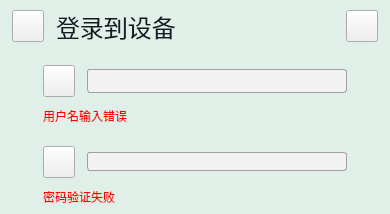
<?xml version="1.0" encoding="UTF-8"?>
<ui version="4.0">
 <class>Login</class>
 <widget class="QWidget" name="Login">
  <property name="geometry">
   <rect>
    <x>0</x>
    <y>0</y>
    <width>390</width>
    <height>214</height>
   </rect>
  </property>
  <property name="windowTitle">
   <string>Form</string>
  </property>
  <property name="styleSheet">
   <string notr="true">QWidget#Login{
background:#e0f0e9;
}

QLineEdit {
	border: 1px solid #A0A0A0; /* 边框宽度为1px，颜色为#A0A0A0 */
	border-radius: 3px; /* 边框圆角 */
	padding-left: 5px; /* 文本距离左边界有5px */
	background-color: #F2F2F2; /* 背景颜色 */
	color: #A0A0A0; /* 文本颜色 */
	selection-background-color: #A0A0A0; /* 选中文本的背景颜色 */
	selection-color: #F2F2F2; /* 选中文本的颜色 */
	font-family: &quot;Microsoft YaHei&quot;; /* 文本字体族 */
	font-size: 10pt; /* 文本字体大小 */
}

QLineEdit:hover { /* 鼠标悬浮在QLineEdit时的状态 */
	border: 1px solid #298DFF;
	border-radius: 3px;
	background-color: #F2F2F2;
	color: #298DFF;
	selection-background-color: #298DFF;
	selection-color: #F2F2F2;
}
</string>
  </property>
  <layout class="QVBoxLayout" name="verticalLayout_5" stretch="0,1">
   <property name="spacing">
    <number>12</number>
   </property>
   <property name="leftMargin">
    <number>0</number>
   </property>
   <property name="topMargin">
    <number>0</number>
   </property>
   <property name="rightMargin">
    <number>0</number>
   </property>
   <property name="bottomMargin">
    <number>0</number>
   </property>
   <item>
    <widget class="QWidget" name="title" native="true">
     <layout class="QHBoxLayout" name="horizontalLayout">
      <property name="spacing">
       <number>12</number>
      </property>
      <property name="leftMargin">
       <number>12</number>
      </property>
      <property name="rightMargin">
       <number>12</number>
      </property>
      <item>
       <widget class="QPushButton" name="pushButton">
        <property name="minimumSize">
         <size>
          <width>32</width>
          <height>32</height>
         </size>
        </property>
        <property name="maximumSize">
         <size>
          <width>32</width>
          <height>32</height>
         </size>
        </property>
        <property name="styleSheet">
         <string notr="true">border-image: url(:/res/res/login.png);</string>
        </property>
        <property name="text">
         <string/>
        </property>
       </widget>
      </item>
      <item>
       <widget class="QLabel" name="label">
        <property name="styleSheet">
         <string notr="true">font-family: &quot;Brush Script&quot;;
  font-weight: normal;
  font-size: 24px;
  color: #161823;
  text-align: center;</string>
        </property>
        <property name="text">
         <string>登录到设备</string>
        </property>
       </widget>
      </item>
      <item>
       <spacer name="horizontalSpacer">
        <property name="orientation">
         <enum>Qt::Horizontal</enum>
        </property>
        <property name="sizeHint" stdset="0">
         <size>
          <width>143</width>
          <height>20</height>
         </size>
        </property>
       </spacer>
      </item>
      <item>
       <widget class="QPushButton" name="btn_quit">
        <property name="minimumSize">
         <size>
          <width>32</width>
          <height>32</height>
         </size>
        </property>
        <property name="maximumSize">
         <size>
          <width>32</width>
          <height>32</height>
         </size>
        </property>
        <property name="styleSheet">
         <string notr="true">QPushButton {
	border-image: url(:/res/res/close.png);
}

QPushButton:hover{
	border-image: url(:/res/res/close_hover.png);
}

QPushButton:pressed{
	border-image: url(:/res/res/close_clicked.png);
}</string>
        </property>
        <property name="text">
         <string/>
        </property>
       </widget>
      </item>
     </layout>
    </widget>
   </item>
   <item>
    <layout class="QHBoxLayout" name="horizontalLayout_5" stretch="1,7,1">
     <item>
      <spacer name="horizontalSpacer_2">
       <property name="orientation">
        <enum>Qt::Horizontal</enum>
       </property>
       <property name="sizeHint" stdset="0">
        <size>
         <width>40</width>
         <height>20</height>
        </size>
       </property>
      </spacer>
     </item>
     <item>
      <layout class="QVBoxLayout" name="verticalLayout_4">
       <item>
        <layout class="QVBoxLayout" name="verticalLayout">
         <property name="spacing">
          <number>1</number>
         </property>
         <item>
          <layout class="QHBoxLayout" name="horizontalLayout_2" stretch="0,1">
           <property name="spacing">
            <number>12</number>
           </property>
           <item>
            <widget class="QPushButton" name="pushButton_3">
             <property name="minimumSize">
              <size>
               <width>32</width>
               <height>32</height>
              </size>
             </property>
             <property name="maximumSize">
              <size>
               <width>32</width>
               <height>32</height>
              </size>
             </property>
             <property name="styleSheet">
              <string notr="true">border-image: url(:/res/res/user.png);</string>
             </property>
             <property name="text">
              <string/>
             </property>
            </widget>
           </item>
           <item>
            <widget class="QLineEdit" name="lineEdit">
             <property name="minimumSize">
              <size>
               <width>0</width>
               <height>24</height>
              </size>
             </property>
            </widget>
           </item>
          </layout>
         </item>
         <item>
          <widget class="QLabel" name="label_2">
           <property name="styleSheet">
            <string notr="true">background:transparent;
color:red;</string>
           </property>
           <property name="text">
            <string>用户名输入错误</string>
           </property>
          </widget>
         </item>
        </layout>
       </item>
       <item>
        <layout class="QVBoxLayout" name="verticalLayout_3">
         <property name="spacing">
          <number>1</number>
         </property>
         <item>
          <layout class="QHBoxLayout" name="horizontalLayout_3" stretch="0,1">
           <property name="spacing">
            <number>12</number>
           </property>
           <item>
            <widget class="QPushButton" name="pushButton_4">
             <property name="minimumSize">
              <size>
               <width>32</width>
               <height>32</height>
              </size>
             </property>
             <property name="maximumSize">
              <size>
               <width>32</width>
               <height>32</height>
              </size>
             </property>
             <property name="styleSheet">
              <string notr="true">border-image: url(:/res/res/passwd.png);</string>
             </property>
             <property name="text">
              <string/>
             </property>
            </widget>
           </item>
           <item>
            <widget class="QLineEdit" name="lineEdit_2"/>
           </item>
          </layout>
         </item>
         <item>
          <widget class="QLabel" name="label_4">
           <property name="styleSheet">
            <string notr="true">background:transparent;
color:red;</string>
           </property>
           <property name="text">
            <string>密码验证失败</string>
           </property>
          </widget>
         </item>
        </layout>
       </item>
      </layout>
     </item>
     <item>
      <spacer name="horizontalSpacer_3">
       <property name="orientation">
        <enum>Qt::Horizontal</enum>
       </property>
       <property name="sizeHint" stdset="0">
        <size>
         <width>40</width>
         <height>20</height>
        </size>
       </property>
      </spacer>
     </item>
    </layout>
   </item>
  </layout>
 </widget>
 <tabstops>
  <tabstop>lineEdit</tabstop>
  <tabstop>lineEdit_2</tabstop>
  <tabstop>pushButton</tabstop>
  <tabstop>pushButton_3</tabstop>
  <tabstop>pushButton_4</tabstop>
  <tabstop>btn_quit</tabstop>
 </tabstops>
 <resources>
  <include location="../app.qrc"/>
 </resources>
 <connections/>
</ui>
